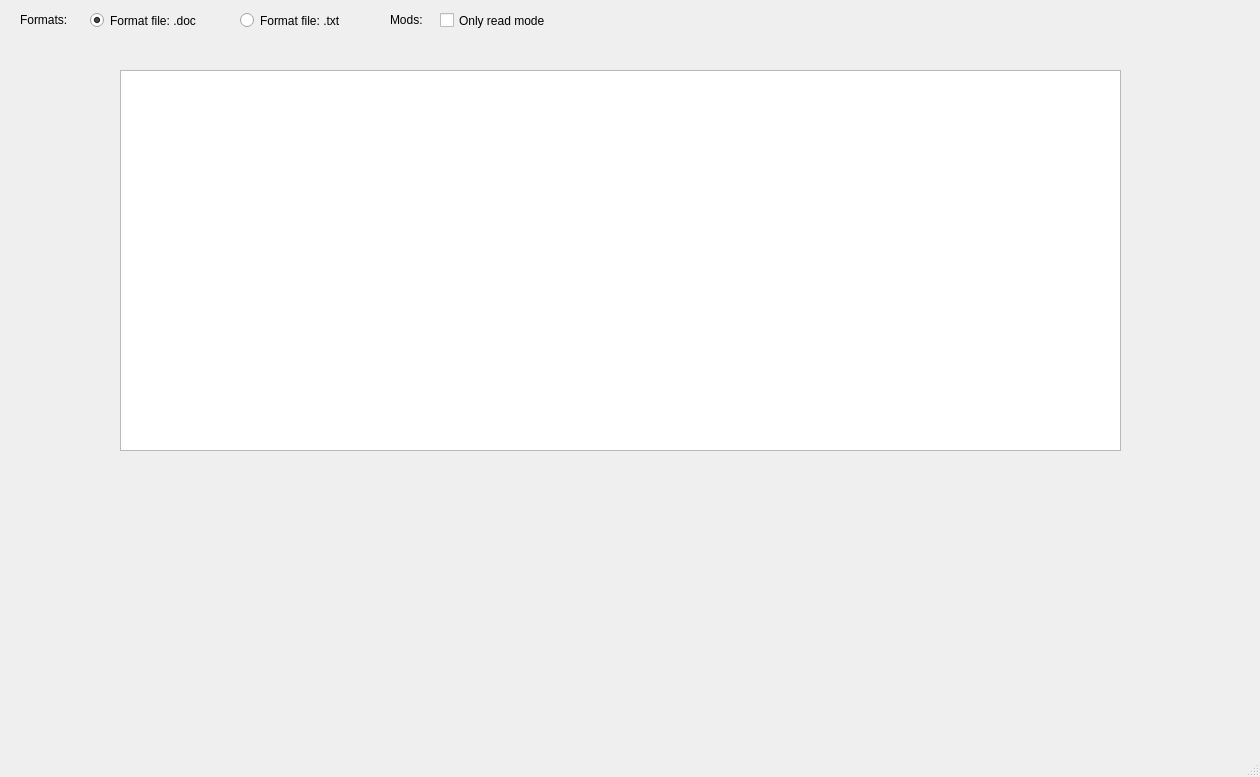
<?xml version="1.0" encoding="UTF-8"?>
<ui version="4.0">
 <class>MainWindow</class>
 <widget class="QMainWindow" name="MainWindow">
  <property name="geometry">
   <rect>
    <x>0</x>
    <y>0</y>
    <width>1260</width>
    <height>777</height>
   </rect>
  </property>
  <property name="windowTitle">
   <string>MainWindow</string>
  </property>
  <widget class="QWidget" name="centralwidget">
   <widget class="QRadioButton" name="radioButton">
    <property name="geometry">
     <rect>
      <x>90</x>
      <y>10</y>
      <width>141</width>
      <height>21</height>
     </rect>
    </property>
    <property name="text">
     <string>Format file: .doc</string>
    </property>
    <property name="checked">
     <bool>true</bool>
    </property>
   </widget>
   <widget class="QRadioButton" name="radioButton_2">
    <property name="geometry">
     <rect>
      <x>240</x>
      <y>10</y>
      <width>141</width>
      <height>21</height>
     </rect>
    </property>
    <property name="text">
     <string>Format file: .txt</string>
    </property>
   </widget>
   <widget class="QLabel" name="label">
    <property name="geometry">
     <rect>
      <x>20</x>
      <y>10</y>
      <width>63</width>
      <height>20</height>
     </rect>
    </property>
    <property name="text">
     <string>Formats:</string>
    </property>
   </widget>
   <widget class="QLabel" name="label_2">
    <property name="geometry">
     <rect>
      <x>390</x>
      <y>10</y>
      <width>63</width>
      <height>20</height>
     </rect>
    </property>
    <property name="text">
     <string>Mods:</string>
    </property>
   </widget>
   <widget class="QCheckBox" name="checkBox">
    <property name="geometry">
     <rect>
      <x>440</x>
      <y>10</y>
      <width>141</width>
      <height>21</height>
     </rect>
    </property>
    <property name="text">
     <string>Only read mode</string>
    </property>
   </widget>
   <widget class="QTextEdit" name="textEdit">
    <property name="geometry">
     <rect>
      <x>120</x>
      <y>70</y>
      <width>1001</width>
      <height>381</height>
     </rect>
    </property>
   </widget>
  </widget>
  <widget class="QMenuBar" name="menubar">
   <property name="geometry">
    <rect>
     <x>0</x>
     <y>0</y>
     <width>1260</width>
     <height>25</height>
    </rect>
   </property>
  </widget>
  <widget class="QStatusBar" name="statusbar"/>
 </widget>
 <resources/>
 <connections/>
</ui>
